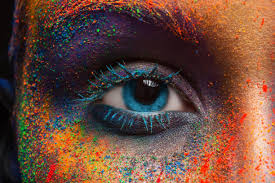
#> input picture image.png, 275 x 183 px, found by its file name
$ python kmeans_image_compress.py
#> lines starting #> are read from the running program, lines starting #| are printed output that depends on the picture; long printed decimals are rounded
import numpy as np
import matplotlib.pyplot as plt
from skimage import io, img_as_ubyte, filters, exposure
from PIL import Image
from scipy.ndimage import convolve
import os

# ---------------------------
# STEP 1: Load and preprocess the image
# ---------------------------
img_path = r"D:\MINI\Image compression\image.png"

# Check file size before compression
orig_size = os.path.getsize(img_path)
if orig_size < 50 * 1024:  # Less than 50 KB
    print("⚠️ Image is already too small to compress meaningfully.")
    exit()

image = io.imread(img_path)
#> image is the input picture: shape (183, 275, 3); mean R, G, B 106.2, 72.9, 59.9
image = image / 255.0  # Normalize pixel values to [0, 1]

h, w, c = image.shape
#> h = 183; w = 275; c = 3
print(f"✅ Original Image Shape: {image.shape}")
#| ✅ Original Image Shape: (183, 275, 3)

# Apply a slight Gaussian blur to smooth noisy edges before K-Means
image_blur = filters.gaussian(image, sigma=0.6, channel_axis=-1)
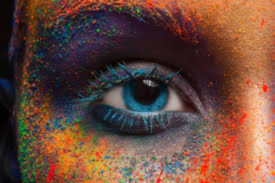
#> image_blur: shape (183, 275, 3) float64; mean R, G, B 0.416, 0.286, 0.235

# ---------------------------
# STEP 2: Reshape for clustering
# ---------------------------
pixels = image_blur.reshape(-1, 3)
print(f"Pixels reshaped for clustering: {pixels.shape}")
#| Pixels reshaped for clustering: (50325, 3)

# ---------------------------
# STEP 3: K-Means from Scratch
# ---------------------------
def kmeans_from_scratch(pixels, K, max_iters=25, tol=1e-4):
#> called with pixels = array of shape (50325, 3), K = 16, max_iters = 25, tol = 0.0001
    np.random.seed(42)
    indices = np.random.choice(pixels.shape[0], K, replace=False)
    centroids = pixels[indices]
#> centroids = 16 rows, first 8: [0.173, 0.137, 0.135], [0.793, 0.523, 0.295], [0.962, 0.756, 0.663], [0.211, 0.121, 0.0821], [0.3, 0.237, 0.137], [0.164, 0.078, 0.0988], [0.28, 0.0757, 0.114], [0.942, 0.534, 0.363]
    movement_history = []

    for i in range(max_iters):
        distances = np.linalg.norm(pixels[:, np.newaxis] - centroids, axis=2)
        labels = np.argmin(distances, axis=1)

        new_centroids = np.array([
            pixels[labels == k].mean(axis=0) if np.any(labels == k) else centroids[k]
            for k in range(K)
        ])

        shift = np.linalg.norm(new_centroids - centroids)
        movement_history.append(shift)
        print(f"Iteration {i+1}/{max_iters} — Centroid Shift: {shift:.6f}")

        if shift < tol:
            print(f"✅ Converged in {i+1} iterations.")
            break

        centroids = new_centroids
#> this loop made 25 passes
#> shift on passes 1 to 12: 0.324, 0.162, 0.105, 0.0716, 0.0503, 0.0409, 0.0365, 0.0326, 0.026, 0.0205, 0.0166, 0.0144
#| Iteration 1/25 — Centroid Shift: 0.3241
#| Iteration 2/25 — Centroid Shift: 0.1619
#| Iteration 3/25 — Centroid Shift: 0.1052
#| Iteration 4/25 — Centroid Shift: 0.07158
#| Iteration 5/25 — Centroid Shift: 0.05029
#| Iteration 6/25 — Centroid Shift: 0.04085
#| Iteration 7/25 — Centroid Shift: 0.0365
#| Iteration 8/25 — Centroid Shift: 0.03264
#> (further printed lines are left out)
#> after the loop, movement_history = 25 values, max 0.324 at index 0, min 0.009 at index 23, mean 0.0413

    return centroids, labels, movement_history

# Apply K-Means
K = 16
print("🔹 Applying custom K-Means...")
centroids, labels, movement_history = kmeans_from_scratch(pixels, K)
#> centroids = 16 rows, first 8: [0.224, 0.146, 0.166], [0.719, 0.435, 0.268], [0.905, 0.693, 0.587], [0.161, 0.0847, 0.103], [0.588, 0.297, 0.176], [0.0657, 0.0491, 0.056], [0.393, 0.201, 0.13], [0.843, 0.536, 0.332]
print("✅ K-Means Done!")

# ---------------------------
# STEP 4: Reconstruct and enhance compressed image
# ---------------------------
compressed_pixels = centroids[labels]
compressed_image = compressed_pixels.reshape(h, w, 3)
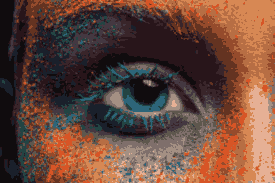
#> compressed_image: shape (183, 275, 3) float64; mean of channels 0, 1, 2 0.416, 0.286, 0.235; drawn as R, G, B

# Blend to preserve some detail
blended_image = 0.85 * compressed_image + 0.15 * image

# Sharpen
kernel = np.array([[0, -1, 0],
                   [-1, 5, -1],
                   [0, -1, 0]])
sharpened = np.zeros_like(blended_image)
for i in range(3):
    sharpened[..., i] = convolve(blended_image[..., i], kernel)
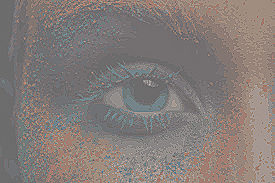
#> sharpened: shape (183, 275, 3) float64; mean of channels 0, 1, 2 0.416, 0.286, 0.235; drawn with min black and max white
sharpened = np.clip(sharpened, 0, 1)
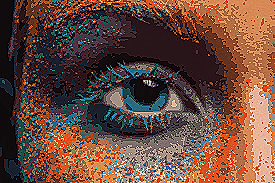
#> sharpened: shape (183, 275, 3) float64; mean of channels 0, 1, 2 0.416, 0.292, 0.245; drawn as R, G, B

# Adjust contrast
final_image = exposure.rescale_intensity(sharpened, in_range=(0, 1))

# ---------------------------
# STEP 5: Save the Compressed Image
# ---------------------------
output_path = rf"D:\MINI\Image compression\compressed_{K}_enhanced.jpg"

# Save as JPEG with controlled quality
img_to_save = Image.fromarray(img_as_ubyte(final_image))
img_to_save.save(output_path, "JPEG", quality=70, optimize=True)

print(f"💾 Saved compressed image at: {output_path}")

# ---------------------------
# STEP 6: Compare File Sizes
# ---------------------------
comp_size = os.path.getsize(output_path)
reduction = 100 * (orig_size - comp_size) / orig_size
print(f"📦 Original: {orig_size/1024:.2f} KB")
print(f"📉 Compressed: {comp_size/1024:.2f} KB")
print(f"💡 Reduction: {reduction:.2f}%")

if comp_size > orig_size:
    print("⚠️ Compressed image is larger — skipping save as compression ineffective.")
    os.remove(output_path)
    exit()

# ---------------------------
# STEP 7: Display Original vs Compressed
# ---------------------------
plt.figure(figsize=(10, 6))
plt.subplot(1, 2, 1)
plt.imshow(image)
plt.title("Original Image")
plt.axis("off")

plt.subplot(1, 2, 2)
plt.imshow(final_image)
plt.title(f"Enhanced Compressed Image (K={K})")
plt.axis("off")
plt.show()

# ---------------------------
# STEP 8: Show Color Palette
# ---------------------------
palette = np.zeros((50, K * 50, 3))
for i in range(K):
    palette[:, i * 50:(i + 1) * 50, :] = centroids[i]
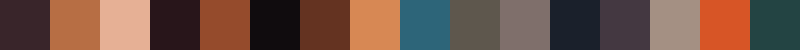
#> palette: shape (50, 800, 3) float64; mean of channels 0, 1, 2 0.434, 0.321, 0.274; drawn as R, G, B

plt.figure(figsize=(10, 2))
plt.imshow(palette)
plt.axis("off")
plt.title(f"Color Palette (K={K})")
plt.show()

# ---------------------------
# STEP 9: Plot Centroid Movement
# ---------------------------
plt.figure(figsize=(8, 4))
plt.plot(movement_history, marker='o')
plt.title("📉 K-Means Convergence Graph")
plt.xlabel("Iteration")
plt.ylabel("Centroid Shift")
plt.grid(True)
plt.show()
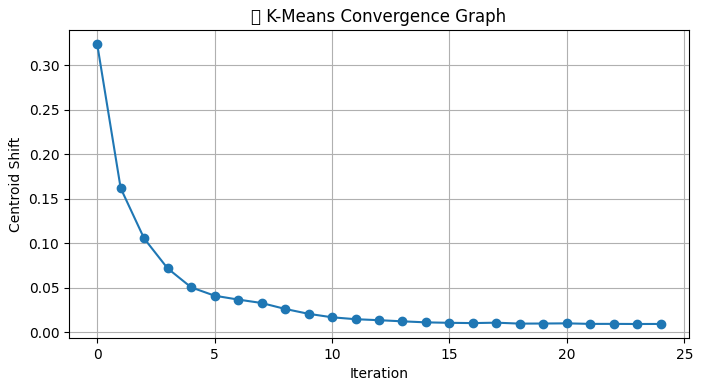
#> figure drawn by matplotlib, 1 panel; curve peaks at x = 0, y = 0.324
